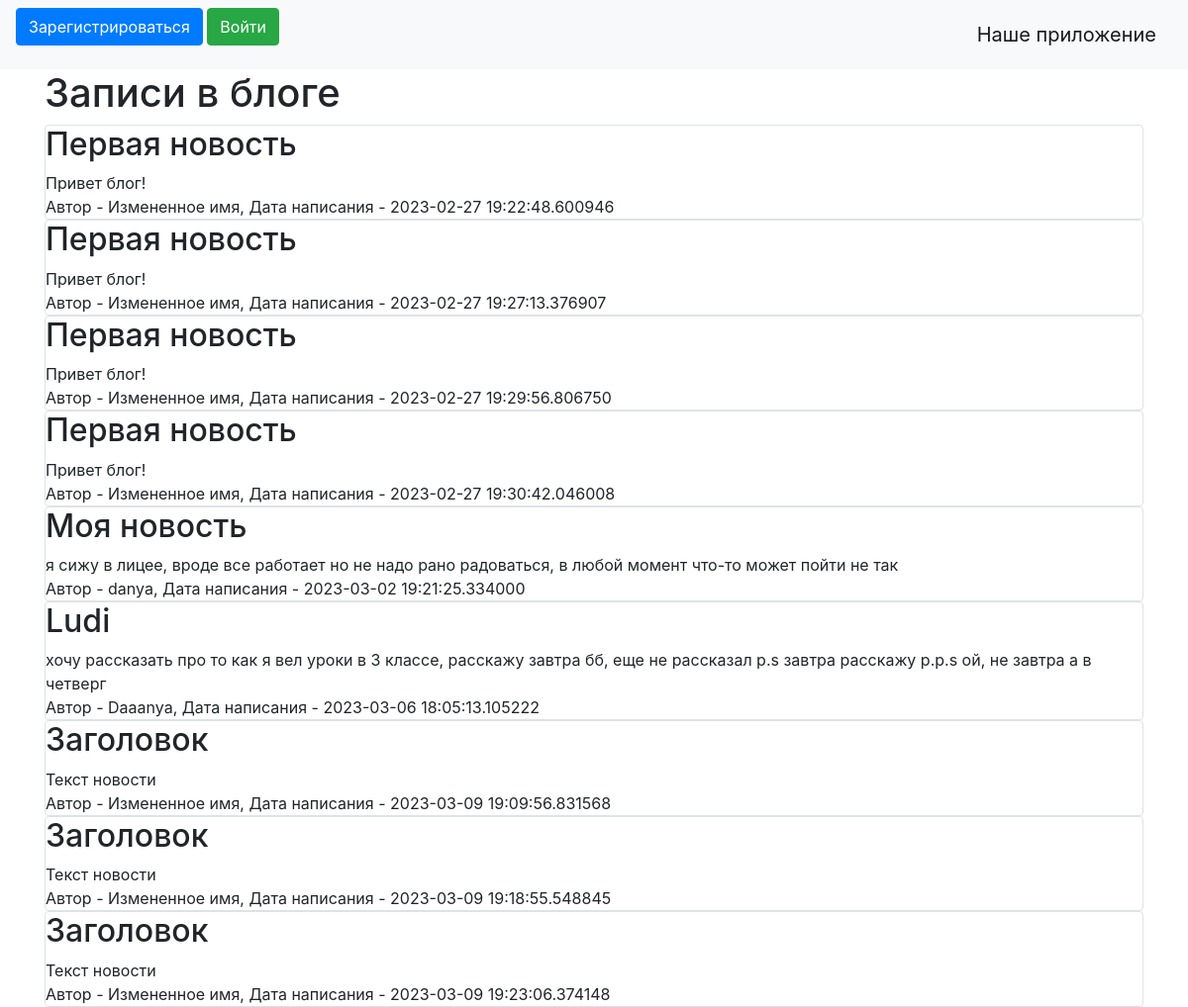
The page / on the database its author committed.
### data/news.py (models this page shows)
class News(SqlAlchemyBase, SerializerMixin):
    __tablename__ = 'news'
    id = sqlalchemy.Column(sqlalchemy.Integer,
                           primary_key=True, autoincrement=True)
    title = sqlalchemy.Column(sqlalchemy.String, nullable=True)
    content = sqlalchemy.Column(sqlalchemy.String, nullable=True)
    created_date = sqlalchemy.Column(sqlalchemy.DateTime,
                                     default=datetime.datetime.now)
    is_private = sqlalchemy.Column(sqlalchemy.Boolean, default=True)
    user_id = sqlalchemy.Column(sqlalchemy.Integer,
                                sqlalchemy.ForeignKey("users.id"))
    user = orm.relationship('User')
    categories = orm.relationship("Category",
                                  secondary="association",
                                  backref="news")

### data/users.py (models this page shows, shortened)
class User(SqlAlchemyBase, UserMixin, SerializerMixin):
    __tablename__ = 'users'
    id = sqlalchemy.Column(sqlalchemy.Integer,
                           primary_key=True, autoincrement=True)
    name = sqlalchemy.Column(sqlalchemy.String, nullable=True)
    about = sqlalchemy.Column(sqlalchemy.String, nullable=True)
    email = sqlalchemy.Column(sqlalchemy.String,
                              index=True, unique=True, nullable=True)
    hashed_password = sqlalchemy.Column(sqlalchemy.String, nullable=True)
    created_date = sqlalchemy.Column(sqlalchemy.DateTime,
                                     default=datetime.datetime.now)
    news = orm.relationship("News", back_populates='user')

### server.py (the view)
    @app.route("/")
    def index():
        db_sess = db_session.create_session()
        news = db_sess.query(News).filter(News.is_private != True)
        if current_user.is_authenticated:
            news = db_sess.query(News).filter(
                (News.user == current_user) | (News.is_private != True))
        else:
            news = db_sess.query(News).filter(News.is_private != True)
        return render_template("index.html", news=news)

### data/db_session.py (called while the page is built)
def create_session() -> Session:
    global __factory
    return __factory()

### templates/index.html (shortened to what this page needs)
{% extends "base.html" %}
{% block content %}
<h1>Записи в блоге</h1>
{% for item in news%}
<div class="col-md6 border rounded">
    <h2>{{item.title}}</h2>
    <div>
        {{item.content}}
    </div>
    <div>
        Автор - {{item.user.name}}, Дата написания - {{item.created_date}}
    </div>
</div>
{% endfor %}
{% endblock %}

### templates/base.html (shortened to what this page needs)
<!doctype html>
<html lang="ru">
<head>
    <link rel="stylesheet"
          href="https://stackpath.bootstrapcdn.com/bootstrap/4.4.1/css/bootstrap.min.css"
>
</head>
<body>
<header>
    <nav class="navbar navbar-light bg-light">
        {% if current_user.is_authenticated %}
            <a class="navbar-brand" href="/logout">{{ current_user.name }}</a>
        {% else %}
            <p>
                <a class="btn btn-primary " href="/register">Зарегистрироваться</a>
                <a class="btn btn-success" href="/login">Войти</a>
            </p>
        {% endif %}
        <a class="navbar-brand" href="#">Наше приложение</a>
    </nav>
</header>
<main role="main" class="container">
    {% block content %}{% endblock %}
</main>
</body>
</html>

### rows shown on the page
News: title "Первая новость", content "Привет блог!", user.name "Измененное имя", created_date "2023-02-27 19:22:48.600946"
News: title "Первая новость", content "Привет блог!", user.name "Измененное имя", created_date "2023-02-27 19:27:13.376907"
News: title "Первая новость", content "Привет блог!", user.name "Измененное имя", created_date "2023-02-27 19:29:56.806750"
News: title "Первая новость", content "Привет блог!", user.name "Измененное имя", created_date "2023-02-27 19:30:42.046008"
News: title "Моя новость", content "я сижу в лицее, вроде все работает но не надо рано радоваться, в любой момент что-то может пойти не так", user.name "danya", created_date "2023-03-02 19:21:25.334000"
News: title "Ludi", content "хочу рассказать про то как я вел уроки в 3 классе, расскажу завтра бб, еще не рассказал p.s завтра расскажу p.p.s ой, не завтра а в четверг", user.name "Daaanya", created_date "2023-03-06 18:05:13.105222"
News: title "Заголовок", content "Текст новости", user.name "Измененное имя", created_date "2023-03-09 19:09:56.831568"
News: title "Заголовок", content "Текст новости", user.name "Измененное имя", created_date "2023-03-09 19:18:55.548845"
News: title "Заголовок", content "Текст новости", user.name "Измененное имя", created_date "2023-03-09 19:23:06.374148"
